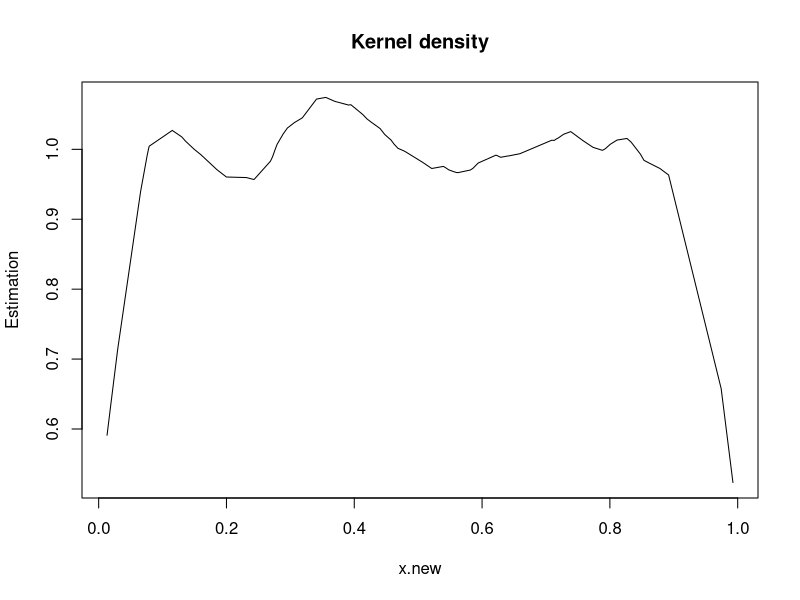
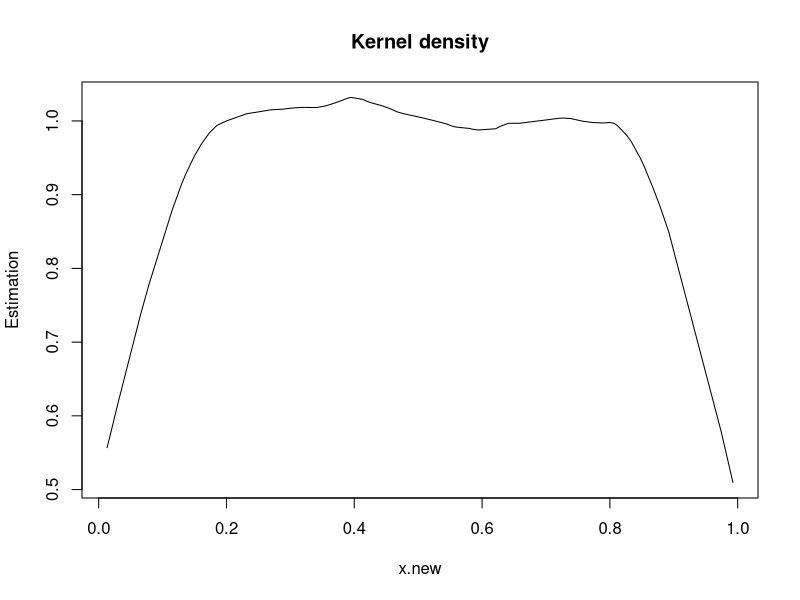
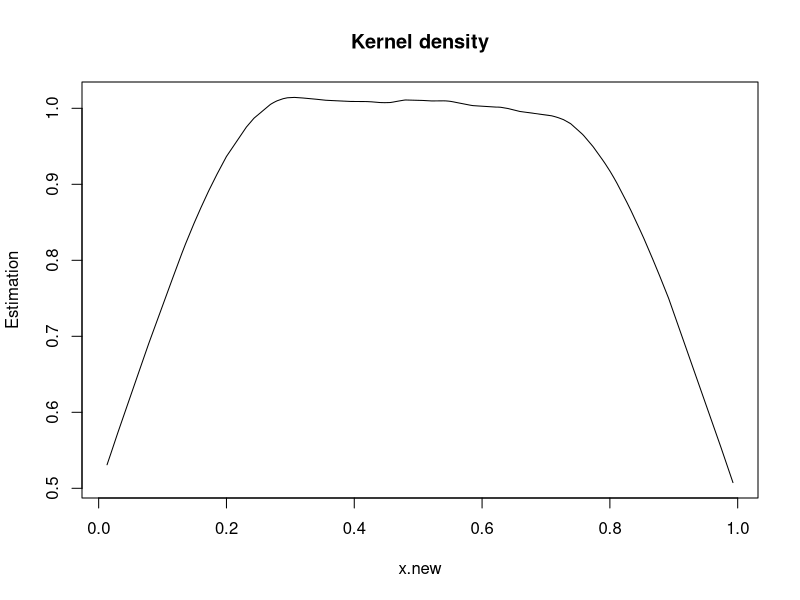
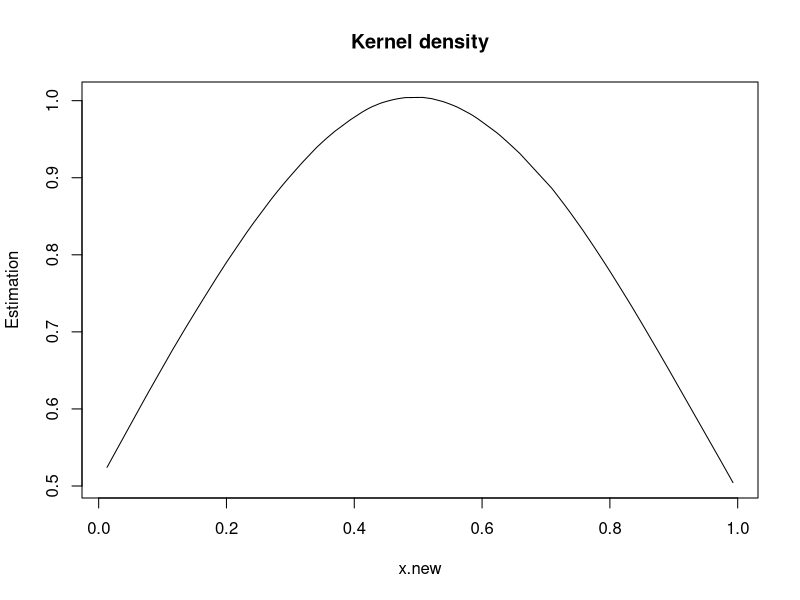
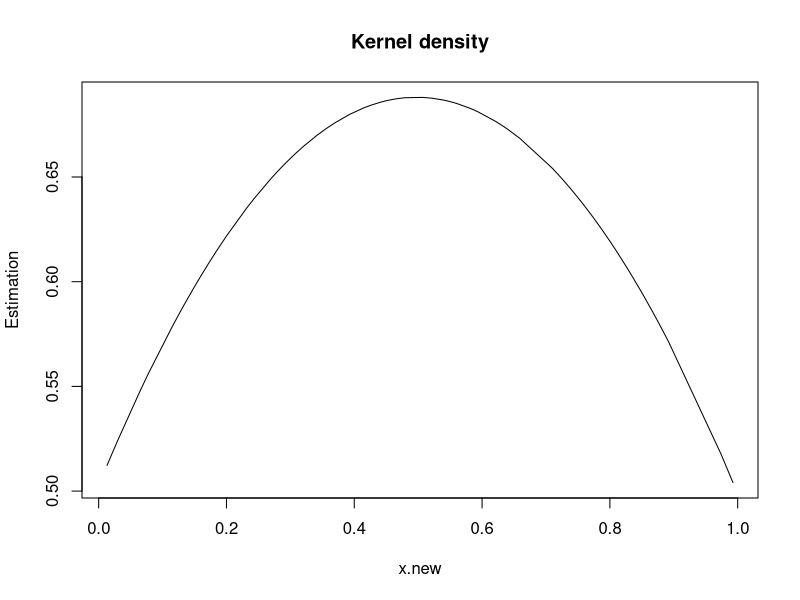

Write the R code that produced these figures, in order.
## ---- chunk 1
set.seed(123)
n <- 1000
x <- runif(n,min=0,max=1)
x.new <- runif(100,0,1)
x.new <- sort(x.new)

# Inputs: x, a numeric vector; h a numeric value
# giving the bandwidth
# Output: value of the Epanechnikov kernel
kernel_epan <- function(x, h = 1) {
x <- x / h
ran <- as.numeric(abs(x) <= 1)
val <- (3/4) * ( 1 - x^2 ) * ran
return(val)
}


##Apply one-dimensional (Epanechnikov) kernel regression.

##Args:
# x: Numeric vector of the original predictor variables.
# x_new: A vector of data values at which to estimate.
# h: A numeric value giving the bandwidth of the kernel.
##Returns:
# A vector of predictions for each value in x_new.
kernel_reg <- function(x, x.new, h) {
sapply(x.new, function(v) {
yhat <- mean(kernel_epan((v-x),h))/h
yhat
})
}

#plot the density function to compare the kernel curve
h = c(0.1, 0.2, 0.3, 0.5,1)
i=1
for (i in h){
  plot(x.new, kernel_reg(x,x.new,i), ylab = "Estimation", main = "Kernel density", type = "l")  
}
## ---- chunk 2
library(glmnet)
# Check current KKT conditions for regression vector.
##Args:
# X: A numeric data matrix.
# y: Response vector.
# b: Current value of the regression vector.
# lambda: The penalty term.
##Returns:
# A logical vector indicating where the KKT conditions have
# been violated by the variables that are currently zero.
casl_lenet_check_kkt <-
function(X, y, b, lambda)
{
resids <- y - X %*% b
s <- apply(X, 2, function(xj) crossprod(xj, resids)) /
lambda / nrow(X)
# Return a vector indicating where the KKT conditions have
# been violated by the variables that are currently zero.
(b == 0) & (abs(s) >= 1)
}

#Create the datasets
set.seed(1)
n <- 1000L
p <- 5000L
X <- matrix(rnorm(n * p), ncol = p)
beta <- c(seq(1, 0.1, length.out=(10L)), rep(0, p - 10L))
y <- X %*% beta + rnorm(n = n, sd = 0.15)

#apply lasso regression
lasso_reg_with_screening <- function(x, y){
  m1 <- cv.glmnet(x,y,alpha=1)
  lambda <- m1$lambda.1se
  beta <- m1$glmnet.fit$beta[, m1$lambda == lambda]
  # print(beta)
 casl_lenet_check_kkt(X, y, beta, lambda)
}
#screen the dataset
result <-lasso_reg_with_screening(X, y)
